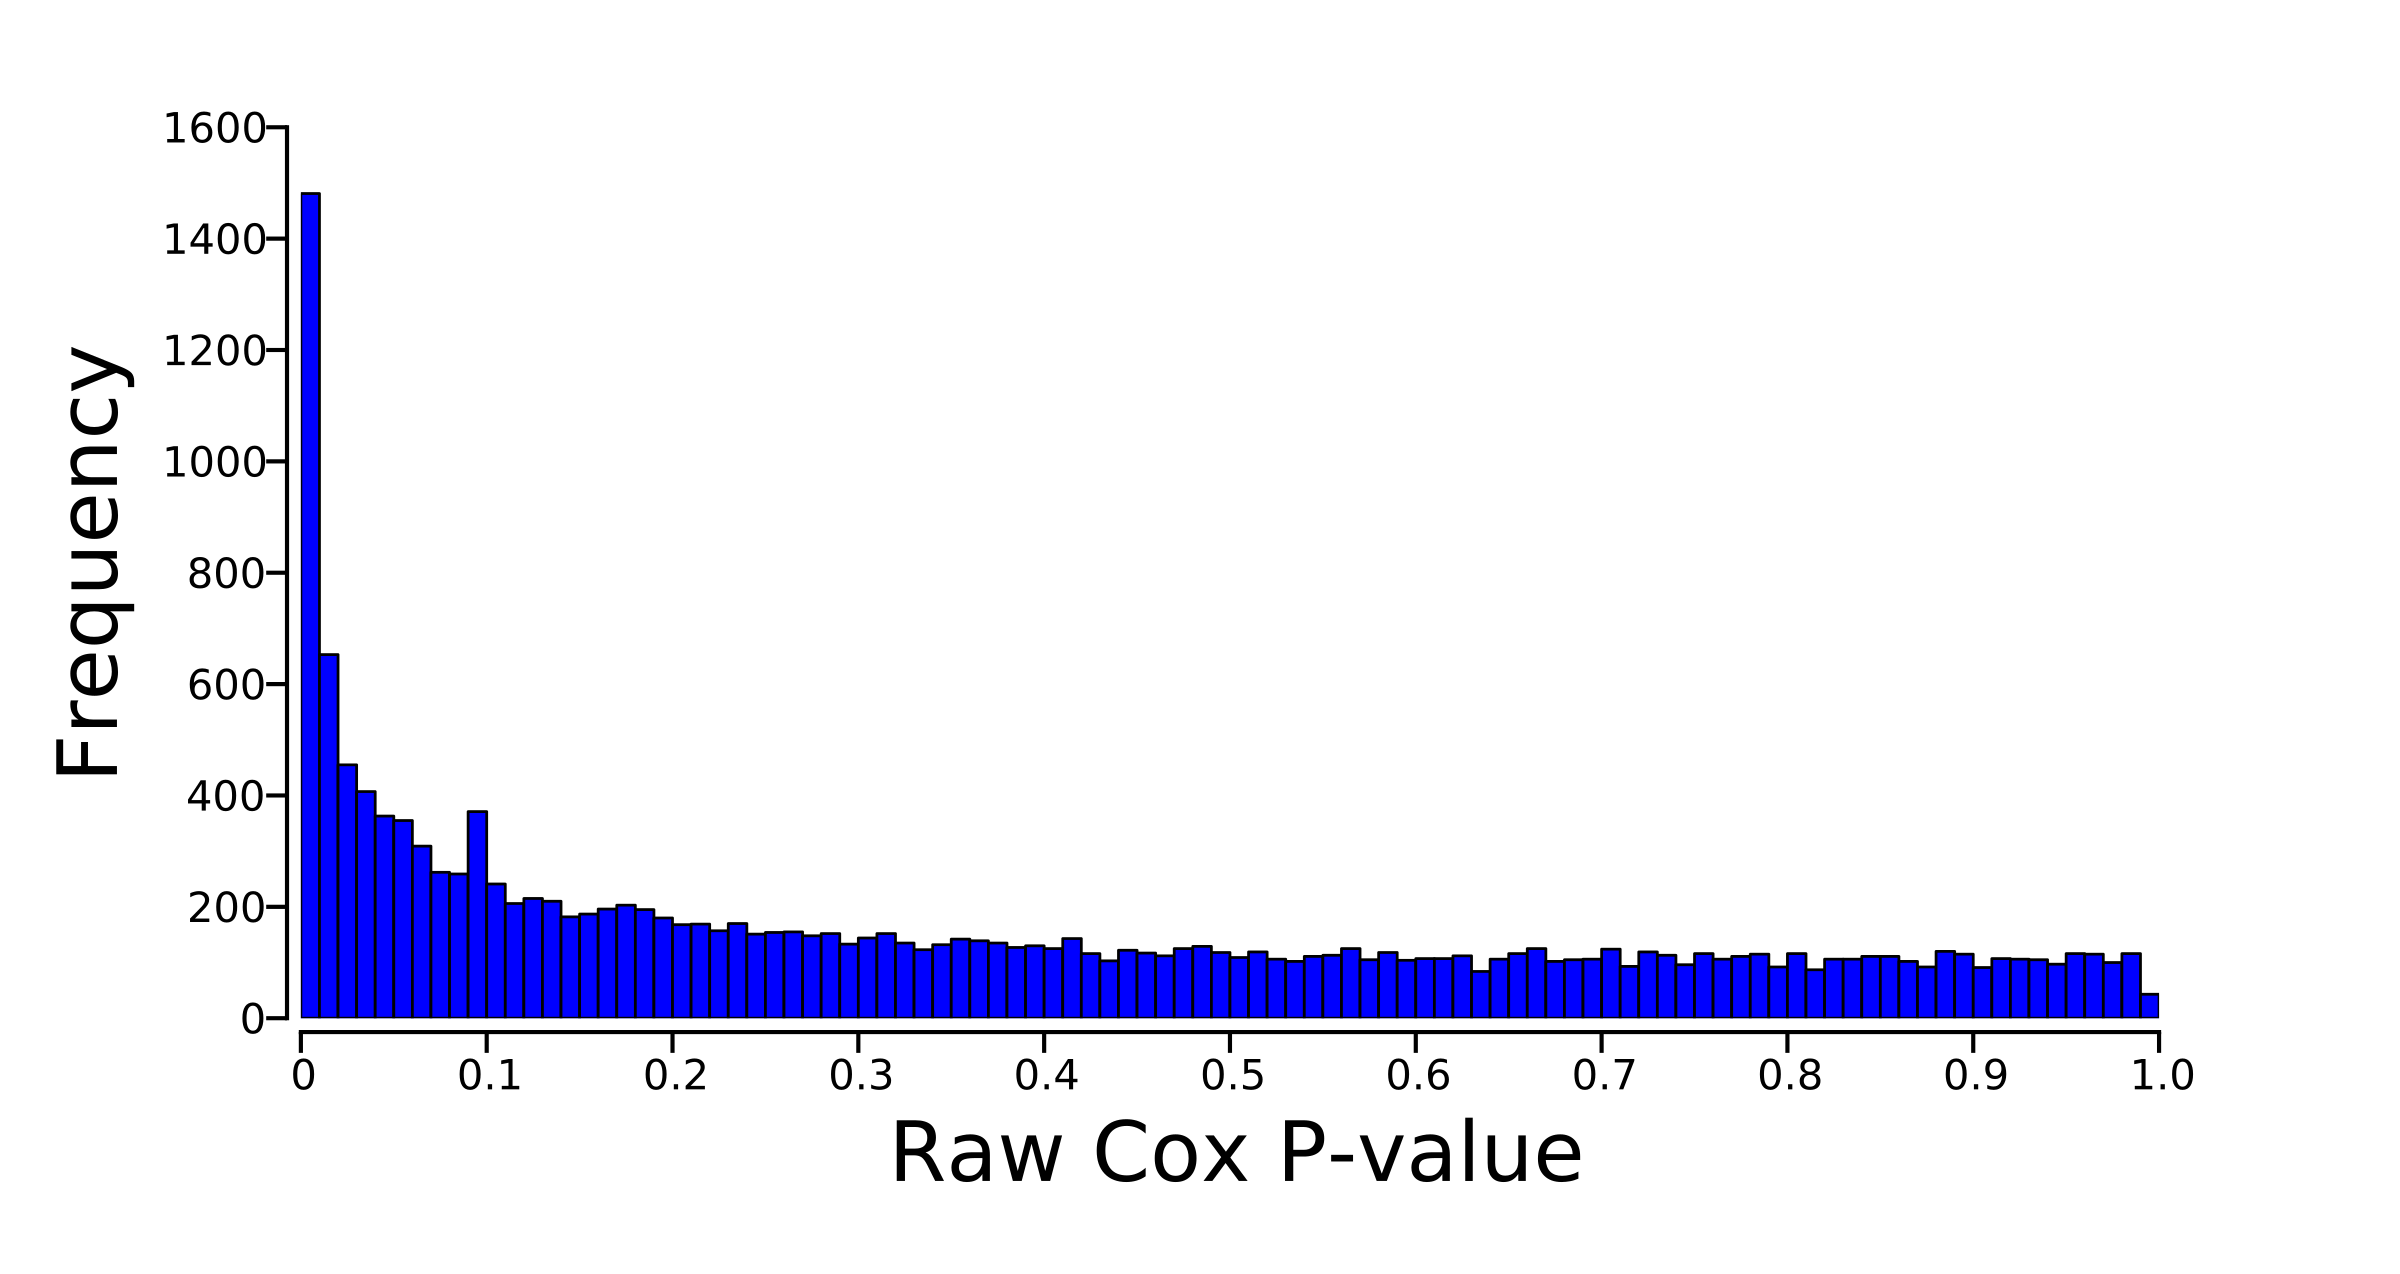

The script that drew this image:
##script for creating a histogram

## Load necessary modules
import pylab as plt
import numpy as np
import os
BASE_DIR = os.path.dirname(os.path.dirname(os.path.dirname(os.path.dirname(os.path.abspath(__file__)))))
f=open(os.path.join(BASE_DIR,'cox_regression','BLCA','coeffs_normalized_pvalues_adjusted.txt'))
data=[i.strip().split() for i in f]
ids,coeffs,normalized,pvalues,adjusted=zip(*data)

pvalues=map(float,pvalues)

##decide how man bins, 100 is the maximum possible due to only having two sig figs
number=100.0

counts={}

##use a dictionary to populate the bins
for i in range(int(number)):
    for j in pvalues:
        if i/number<j<=(i+1)/number:
            counts[i]=counts.get(i,0)+1

##convert the dictionary to a list
mylist=zip(counts.keys(),counts.values())

##sort the list so that the bins are in order
mylist.sort()



##plot the data with pylab
fig = plt.figure()
ax = fig.add_subplot(111)
fig.subplots_adjust(bottom=.2)

ax.bar([i[0]/number for i in mylist],[i[1] for i in mylist],color='b',width=1/number,linewidth=2.0)
ax.set_xlim((0,1))

for item in ax.get_yticklabels():
        item.set_fontsize(30)

for item in ax.get_xticklabels():
        item.set_fontsize(30)

ax.tick_params(axis='x',length=15,width=3,direction='out',labelsize=30)
ax.tick_params(axis='y',length=15,width=3,direction='out',labelsize=30)
ax.spines['top'].set_visible(False)
ax.spines['right'].set_visible(False)
ax.spines['left'].set_linewidth(3)
ax.spines['bottom'].set_linewidth(3)
ax.spines['bottom'].set_position(['outward',10])
ax.spines['left'].set_position(['outward',10])
ax.xaxis.set_ticks_position('bottom')
ax.yaxis.set_ticks_position('left')
ax.set_xticks([i/10.0 for i in range(0,11)])
ax.set_xticklabels(['0']+[str(i/10.0) for i in range(1,11)])
ax.set_ylabel('Frequency',fontsize=60,labelpad=20)
ax.set_xlabel('Raw Cox P-value',fontsize=60,labelpad=20)
plt.show()
